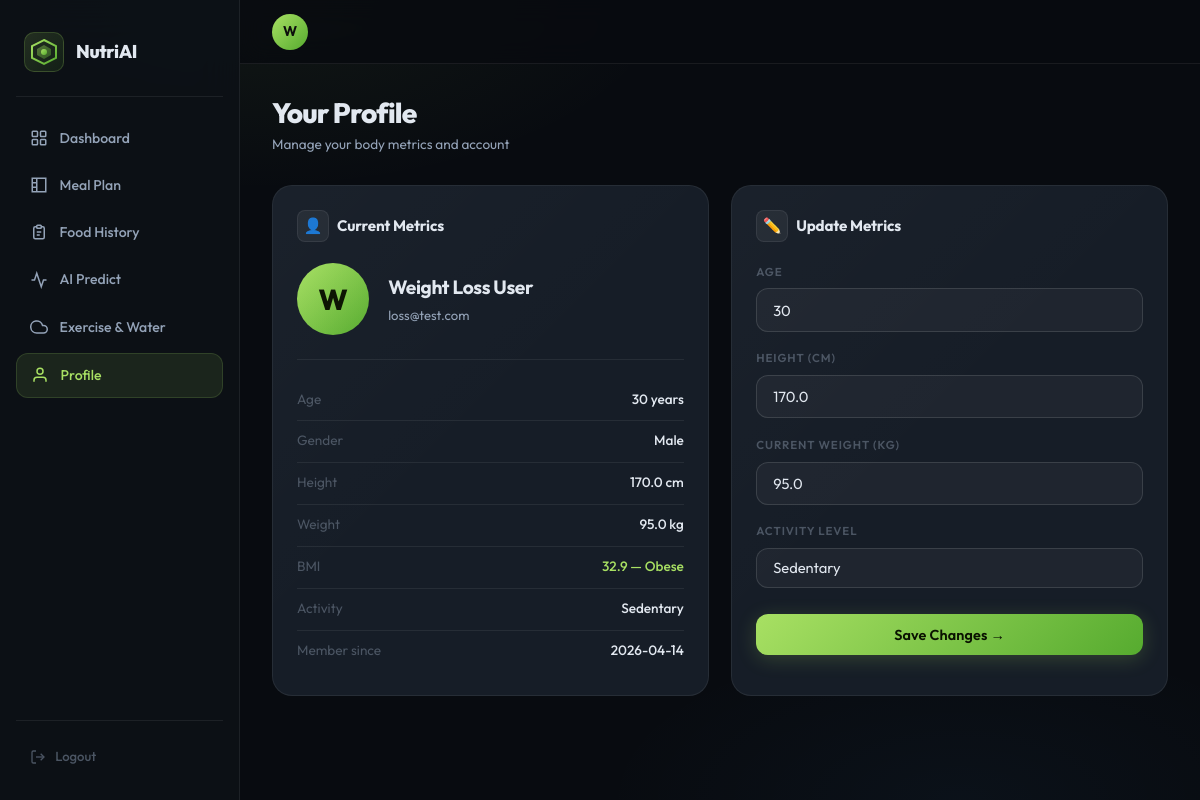
The page /profile (signed in) on the database its author committed.
### tables this page shows
CREATE TABLE users (
        id INTEGER PRIMARY KEY AUTOINCREMENT, name TEXT NOT NULL,
        email TEXT UNIQUE NOT NULL, password TEXT NOT NULL,
        age INTEGER, gender TEXT, height REAL, weight REAL,
        activity TEXT DEFAULT 'moderate', created_at TIMESTAMP DEFAULT CURRENT_TIMESTAMP);

### app.py (the view, shortened to what this page needs)
@app.route('/profile', methods=['GET','POST'])
def profile():
    if 'user_id' not in session: return redirect(url_for('login'))
    uid=session['user_id']
    if get_user(uid) is None: session.clear(); return redirect(url_for('login'))
    return render_template('profile.html',user=get_user(uid))

### app.py (called while the page is built)
def get_db():
    return DBConnectionWrapper()

def get_user(uid):
    conn=get_db(); u=conn.execute('SELECT * FROM users WHERE id=?',(uid,)).fetchone(); conn.close(); return u

    def execute(self, query, params=()):
        if self.is_postgres:
            pg_query = query.replace('?', '%s')
            cursor = self.conn.cursor()
            try:
                cursor.execute(pg_query, params)
            except Exception as e:
                self.conn.rollback()
                raise e
            return cursor
        else:
            return self.conn.execute(query, params)

    def close(self):
        self.conn.close()

### templates/profile.html (shortened to what this page needs)
{% extends 'base.html' %}
{% block content %}
<div class="ph">
  <div class="ph-title">Your Profile</div>
  <div class="ph-sub">Manage your body metrics and account</div>
</div>
<div class="g2">
  <div class="card">
    <div class="card-header">
      <div class="card-title"><div class="card-icon">👤</div> Current Metrics</div>
    </div>
    <div class="prof-card">
      <div class="prof-avatar">{{ user['name'][0].upper() }}</div>
      <div>
        <div class="prof-name">{{ user['name'] }}</div>
        <div class="prof-email">{{ user['email'] }}</div>
      </div>
    </div>
    <div class="divider"></div>
    {% set bmi = (user['weight'] / ((user['height']/100)**2))|round(1) %}
    {% set bmi_status = 'Underweight' if bmi < 18.5 else ('Normal' if bmi < 25 else ('Overweight' if bmi < 30 else 'Obese')) %}
    <div class="info-row"><span class="info-key">Age</span><span class="info-val">{{ user['age'] }} years</span></div>
    <div class="info-row"><span class="info-key">Gender</span><span class="info-val">{{ user['gender']|capitalize }}</span></div>
    <div class="info-row"><span class="info-key">Height</span><span class="info-val">{{ user['height'] }} cm</span></div>
    <div class="info-row"><span class="info-key">Weight</span><span class="info-val">{{ user['weight'] }} kg</span></div>
    <div class="info-row"><span class="info-key">BMI</span><span class="info-val text-green">{{ bmi }} — {{ bmi_status }}</span></div>
    <div class="info-row"><span class="info-key">Activity</span><span class="info-val">{{ user['activity']|capitalize if user['activity'] else 'Moderate' }}</span></div>
    <div class="info-row"><span class="info-key">Member since</span><span class="info-val">{{ user['created_at'][:10] }}</span></div>
  </div>
  <div class="card">
    <div class="card-header">
      <div class="card-title"><div class="card-icon">✏️</div> Update Metrics</div>
    </div>
    <form method="POST">
      <div class="field"><label>Age</label>
        <input type="number" name="age" value="{{ user['age'] }}" min="10" max="100" required/></div>
      <div class="field"><label>Height (cm)</label>
        <input type="number" name="height" value="{{ user['height'] }}" step="0.1" required/></div>
      <div class="field"><label>Current Weight (kg)</label>
        <input type="number" name="weight" value="{{ user['weight'] }}" step="0.1" required/></div>
      <div class="field"><label>Activity Level</label>
        <select name="activity">
          <option value="sedentary" {% if user['activity']=='sedentary' %}selected{% endif %}>Sedentary</option>
        </select></div>
      <button type="submit" class="btn btn-primary" style="margin-top:.5rem">Save Changes →</button>
    </form>
  </div>
</div>
{% endblock %}

### static/css/style.css (style rules this page uses)
*,*::before,*::after { box-sizing:border-box;margin:0;padding:0 }
:root { --bg: #080b10; --bg2: #0d1117; --bg3: #131920; --surface: #161d27; --surface2: #1c2534; --border: rgba(255,255,255,.07); --border2: rgba(255,255,255,.12); --green: #a8e063; --green2: #56ab2f; --green-glow:rgba(168,224,99,.15); --orange: #f5a623; --red: #ff5f57; --blue: #4facfe; --purple: #a78bfa; --text: #e2e8f0; --text2: #94a3b8; --text3: #4b5563; --font: 'Outfit',sans-serif; --mono: 'JetBrains Mono',monospace; --r: 12px; --r2: 20px; --sidebar-w: 240px; --topbar-h: 64px; }
html { font-size:16px;scroll-behavior:smooth }
body { background:var(--bg);color:var(--text);font-family:var(--font); font-weight:400;min-height:100vh;line-height:1.6; background-image: radial-gradient(ellipse 60% 40% at 20% 0%,rgba(168,224,99,.06) 0%,transparent 60%), radial-gradient(ellipse 50% 35% at 80% 100%,rgba(79,172,254,.04) 0%,transparent 60%); }
.field { margin-bottom:1.1rem }
.field label { display:block;font-size:.72rem;font-weight:600; text-transform:uppercase;letter-spacing:.08em; color:var(--text3);margin-bottom:.45rem; }
.field input,.field select { width:100%;background:rgba(255,255,255,.04); border:1px solid var(--border2);color:var(--text); font-family:var(--font);font-size:.92rem;font-weight:400; padding:.7rem 1rem;border-radius:var(--r);outline:none; transition:all .2s;-webkit-appearance:none; }
.field input::placeholder { color:var(--text3) }
.field select option { background:var(--bg2) }
.btn { display:inline-flex;align-items:center;justify-content:center;gap:.5rem; font-family:var(--font);font-size:.9rem;font-weight:600; padding:.72rem 1.5rem;border-radius:var(--r);border:none;cursor:pointer; transition:all .22s;text-decoration:none;letter-spacing:.01em; }
.btn-primary { background:linear-gradient(135deg,var(--green),var(--green2)); color:#0a1200;width:100%; box-shadow:0 4px 20px rgba(168,224,99,.2); }
.ph { margin-bottom:1.8rem;animation:slideUp .35s ease }
.ph-title { font-size:1.75rem;font-weight:800;color:var(--text); letter-spacing:-.03em;line-height:1.2; }
.ph-sub { color:var(--text2);font-size:.85rem;margin-top:.3rem; display:flex;align-items:center;gap:.5rem;flex-wrap:wrap; }
.card { background:var(--surface);border:1px solid var(--border); border-radius:var(--r2);padding:1.5rem; position:relative;overflow:hidden; }
.card::after { content:'';position:absolute;inset:0; background:linear-gradient(135deg,rgba(255,255,255,.02) 0%,transparent 50%); pointer-events:none; }
.card-header { display:flex;align-items:center;justify-content:space-between; margin-bottom:1.3rem; }
.card-title { font-size:.95rem;font-weight:700;color:var(--text); display:flex;align-items:center;gap:.5rem;letter-spacing:-.01em; }
.card-icon { width:32px;height:32px;border-radius:8px; display:flex;align-items:center;justify-content:center; font-size:.95rem;background:rgba(255,255,255,.06);border:1px solid var(--border); flex-shrink:0; }
.g2 { display:grid;grid-template-columns:1fr 1fr;gap:1.4rem;margin-bottom:1.4rem }
.prof-card { display:flex;align-items:center;gap:1.2rem;margin-bottom:1.5rem }
.prof-avatar { width:72px;height:72px;border-radius:50%; background:linear-gradient(135deg,var(--green),var(--green2)); display:flex;align-items:center;justify-content:center; font-size:1.8rem;font-weight:800;color:#0a1200;flex-shrink:0; }
.prof-name { font-size:1.2rem;font-weight:700;letter-spacing:-.02em }
.prof-email { font-size:.82rem;color:var(--text2);margin-top:.15rem }
.info-row { display:flex;justify-content:space-between;align-items:center; padding:.6rem 0;border-bottom:1px solid var(--border);font-size:.85rem; }
.info-row:last-child { border-bottom:none }
.info-key { color:var(--text3) }
.info-val { color:var(--text);font-weight:500 }
.divider { height:1px;background:var(--border);margin:1.2rem 0 }
.text-green { color:var(--green) }

### rows shown on the page
users: name "W", name "Weight Loss User", email "loss@test.com", age "30", gender "Male", height "170.0", weight "95.0", activity "Sedentary", created_at "2026-04-14"

### other values the page prints
{{ bmi }} "32.9"
{{ bmi_status }} "Obese"
